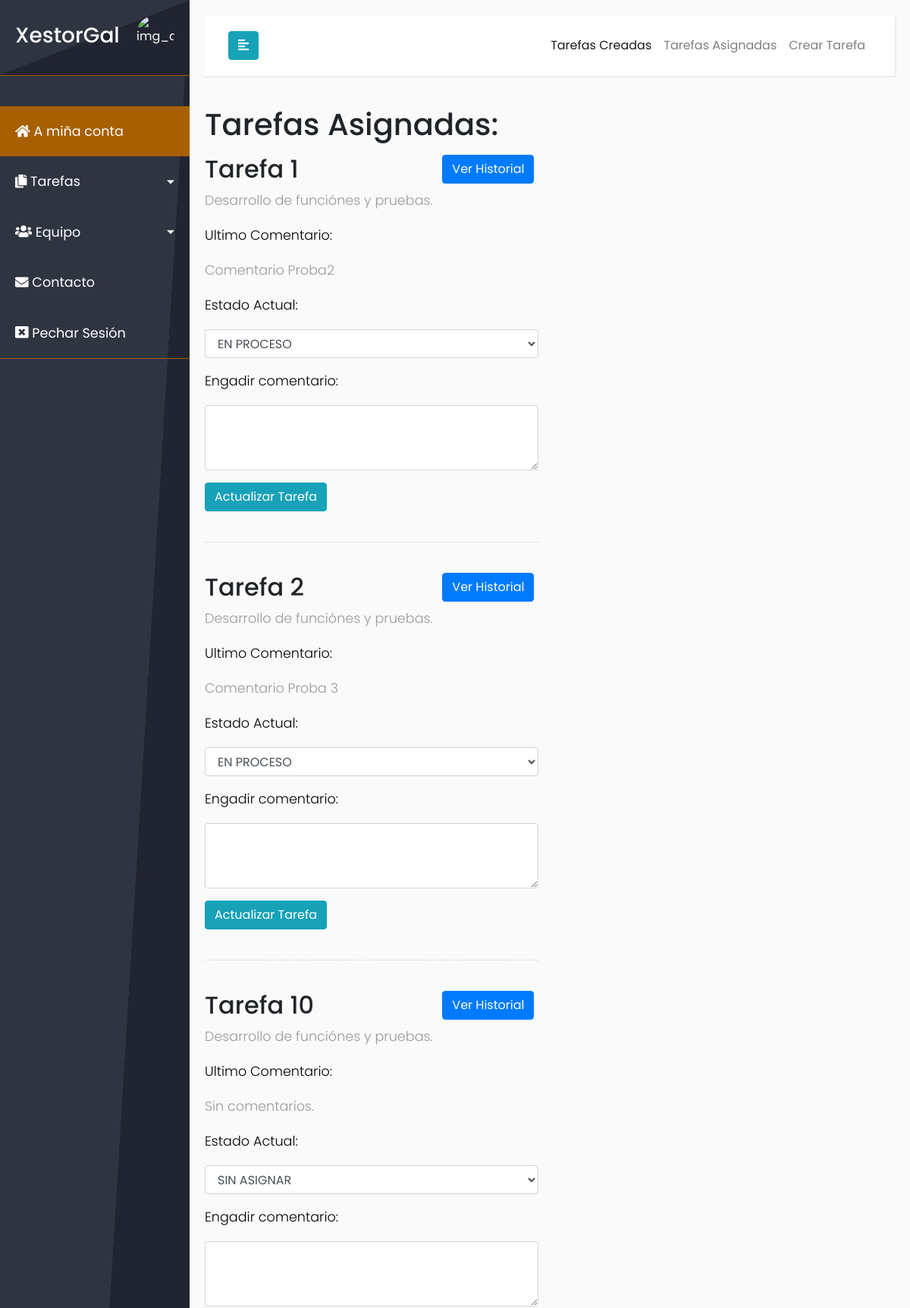
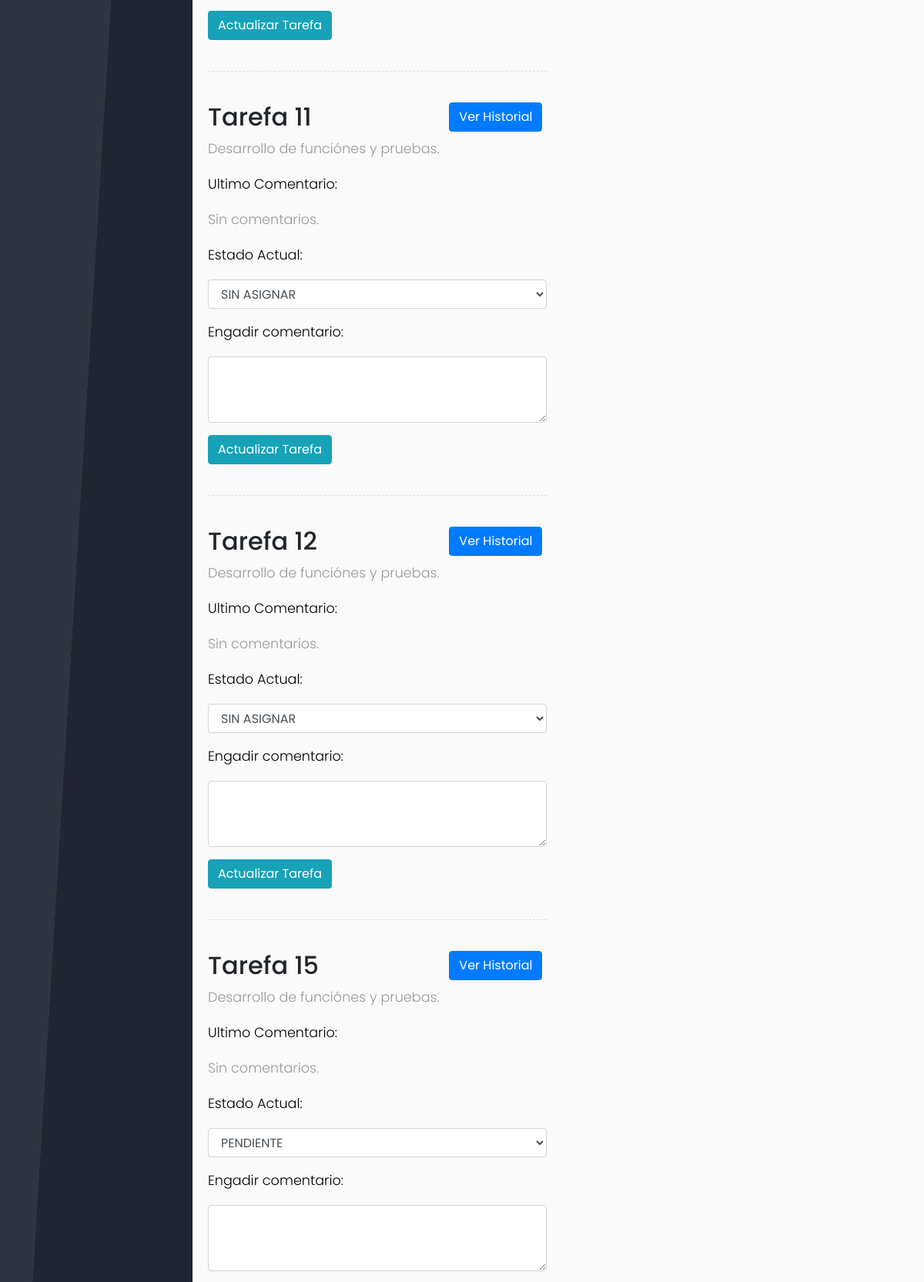
Page /php/tarefasAsignadas.php (signed in, upper part) on the committed database (2 pictures, top to bottom).
### tables this page shows
CREATE TABLE `tarefas` (
`ID` int(11) NOT NULL AUTO_INCREMENT,
`TITULO` varchar(255) NOT NULL,
`DESCRIPCION` varchar(1000) NOT NULL,
`COMENTARIO` varchar(1000) NULL DEFAULT NULL,
`ESTADO` varchar(20) NOT NULL,
`USUARIO_ULTIMO_ESTADO` varchar(20) NULL DEFAULT NULL,
`USUARIO_CREADOR` int(3) NOT NULL,
`FECHA_CREACION` datetime NOT NULL ON UPDATE CURRENT_TIMESTAMP,
`FECHA_ULTIMA_MODIFICACION` datetime NULL DEFAULT NULL ON UPDATE CURRENT_TIMESTAMP,
`FECHA_FINALIZACION` datetime NULL DEFAULT NULL,
`FECHA_ENTREGA` datetime NULL DEFAULT NULL,
PRIMARY KEY (`ID`) ,
INDEX `FK_USUARIO_CREADOR` (`USUARIO_CREADOR` ASC) USING BTREE,
INDEX `FK_USUARIO_ULTIMO_ESTADO` (`USUARIO_ULTIMO_ESTADO` ASC) USING BTREE,
INDEX `FK_ESTADO` (`ESTADO` ASC) USING BTREE
);

### php/funcions.php (the view, shortened to what this page needs)
<?php
function conexion()
{
    try {
        $basededatos = 'XestorGal';
        $conexionBD = 'mysql:host=localhost;dbname='.$basededatos;
        $usuarioBD = 'root';
        $contrasenaBD = '';
        return new PDO($conexionBD, $usuarioBD, $contrasenaBD, array(PDO::MYSQL_ATTR_INIT_COMMAND => 'SET NAMES  \'UTF8\''));
    } catch (PDOException $e) {
        echo 'Error conectando coa base de datos: '.$e->getMessage();
    }
}
function obtenTarefasUsuarioAutorizado($usuario)
{
    try {
        $conexion = conexion();
        $consulta = "SELECT ID FROM usuarios where LOGIN like '$usuario'";
        $resultado = $conexion->query($consulta);
        $idUsuario = $resultado->fetch()[0];
        $consulta = "SELECT ID_TAREFA FROM usuarios_tarefa WHERE ID_USUARIO like '$idUsuario'";
        $resultado = $conexion->query($consulta);
        if ($resultado->rowCount() == 0) {
            echo 'Non se atoparon tarefas.';
        } else {
            $datos = $resultado->fetchAll(PDO::FETCH_ASSOC);
            foreach ($datos as $fila) {
                $idTarefa = $fila['ID_TAREFA'];
                $consulta = "SELECT * FROM tarefas WHERE ID like '".$idTarefa."' and ESTADO not like '%FINALIZADA%'";
                $resultado2 = $conexion->query($consulta);
                $datos2 = $resultado2->fetchAll(PDO::FETCH_ASSOC);
                $consulta = "SELECT comentario FROM COMENTARIOS_TAREFA WHERE ID_TAREFA like '".$idTarefa."' ORDER BY `fecha` DESC";
                $resultado3 = $conexion->query($consulta);
                if ($resultado3->rowCount() > 0) {
                    $comentario = $resultado3->fetch()[0];
                } else {
                    $comentario = 'Sin comentarios.';
                }
                foreach ($datos2 as $fila2) {
                    $estadoTarefa = $fila2['ESTADO'];
                    echo "<div class='row'>";
                    echo "<div class='col-lg-4'>";
                    echo '<h2>'.$fila2['TITULO'].'</h2>';
                    echo '</div>';
                    echo "<div class='col-lg-4'>";
                    echo "<button class='btn btn-primary verHistorial' data-toggle='modal' data-target='#myModal' value='$idTarefa'>Ver Historial</button>";
                    echo '</div>';
                    echo '</div>';
                    echo "<div class='row'>";
                    echo "<div class='col-lg-6'>";
                    echo '<p>'.$fila2['DESCRIPCION'].'</p>';
                    echo '</div></div>';
                    echo "<div class='row'>";
                    echo "<div class='col-lg-6'>";
                    echo '<p class="etiqueta">Ultimo Comentario:</p>';
                    echo '</div></div>';
                    echo "<div class='row'>";
                    echo "<div class='col-lg-6'>";
                    if ($comentario == null || $comentario == '') {
                        echo '<p>Sin comentario</p>';
                    } else {
                        echo '<p>'.$comentario.'</p>';
                    }
                    echo '</div></div>';
                    echo "<form action='rexistraComentario.php' method='post'>";
                    echo "<div class='row'>";
                    echo "<div class='col-lg-6'>";
                    echo '<p class="etiqueta">Estado Actual:</p>';
                    echo "<select name='estado' class='form-control'>";
                    $consulta = 'SELECT * FROM ESTADOS_TAREFA';
                    $resultado = $conexion->query($consulta);
                    if ($resultado->rowCount() == 0) {
                        echo 'Non se atoparon estados.';
                    } else {
                        $estados = $resultado->fetchAll(PDO::FETCH_ASSOC);
                        foreach ($estados as $est) {
                            $estado = $est['ESTADO'];
                            if ($estadoTarefa == $estado) {
                                echo "<option selected>$estado</option>";
                            } else {
                                echo "<option >$estado</option>";
                            }
                        }
                    }
                    echo '</select>';
                    echo '</div></div>';
                    echo "<div class='row'>";
                    echo "<div class='col-lg-6'>";
                    echo '<p class="etiqueta">Engadir comentario:</p>';
                    echo '</div></div>';
                    echo "<div class='row'>";
                    echo "<div class='col-lg-6'>";
                    echo "<textarea name='comentario' class='form-control textAreaComentario' rows='3'></textarea>";
                    echo '</div></div>';
                    echo "<div class='row'>";
                    echo "<div class='col-lg-6'>";
                    echo "<button type='submit' class='btn btn-info'>";
                    echo 'Actualizar Tarefa';
                    echo '</button>';
                    echo '</div></div>';
                    echo '</form>';
                    echo "<div class='row'>";
                    echo "<div class='col-lg-6'>";
                    echo "<div class='line'></div>";
                    echo '</div></div>';
                }
            }
        }
    } catch (PDOException $e) {
        echo 'Error conectando coa base de datos: '.$e->getMessage();
    }
}

### php/tarefasAsignadas.php (shortened to what this page needs)
<?php
include 'funcions.php';
?>
<!DOCTYPE html>
<html lang="es">
    <head>
        <link rel="stylesheet" href="https://stackpath.bootstrapcdn.com/bootstrap/4.1.0/css/bootstrap.min.css">
        <link rel="stylesheet" type="text/css" href="../css/xestor.css">
        <link type="text/css" rel="stylesheet" href="../css/style4.css" >
    </head>
    <body>
        <?php
        include 'navBar.php';
        ?>
        <h1>Tarefas Asignadas:</h1>
        <?php
        $login = $_SESSION['login'];
        obtenTarefasUsuarioAutorizado($login);
        ?>
    </div>
</div>
</body>
</html>

### php/navBar.php (shortened to what this page needs)
<div class="wrapper">
    <nav id="sidebar">
        <div class="sidebar-header">
            <a class='home' href='tarefasAsignadas.php'>
                <h3 id='cabecera_navBar'>XestorGal</h3>
                <?php
                $ruta = '../imgUsuarios/'.$_SESSION['login'];
                $loginImg = 'img_'.$_SESSION['login'];
                echo "<img id='imgUsuario' src='$ruta' alt='$loginImg' width='200' />";
                ?>
            </a>
        </div>
        <ul class="list-unstyled components">
            <li class="active">
                <a href="conta.php">
                    <i class="fas fa-home"></i> A miña conta
                </a>
            </li>
            <li>
                <a href="#pageSubmenu" data-toggle="collapse" aria-expanded="false" class="dropdown-toggle">
                    <i class="fas fa-copy"></i> Tarefas
                </a>
                <a href="#pageSubmenu2" data-toggle="collapse" aria-expanded="false" class="dropdown-toggle">
                    <i class="fas fa-users"></i> Equipo
                </a>
            </li>
            <li>
                <a href="../php/paxinaContacto.php">
                    <i class="fas fa-envelope"></i> Contacto
                </a>
            </li>
            <li>
                <a href="../php/pecharSesion.php">
                    <i class="fas fa-window-close"></i> Pechar Sesión
                </a>
            </li>
        </ul>
    </nav>
    <div id="content">
        <nav class="navbar navbar-expand-lg navbar-light nav-color">
            <div class="container-fluid">
                <button type="button" id="sidebarCollapse" class="btn btn-info">
                    <i class="fas fa-align-left"></i>
                </button>
                <div class="collapse navbar-collapse" id="navbarSupportedContent">
                    <ul class="nav navbar-nav ml-auto">
                        <li class="nav-item active">
                            <a class="nav-link" href="tarefasCreadas.php">Tarefas Creadas</a>
                        </li>
                        <li class="nav-item">
                            <a class="nav-link" href="tarefasAsignadas.php">Tarefas Asignadas</a>
                        </li>
                        <li class="nav-item">
                            <a class="nav-link" href="formularioCrearTarefa.php">Crear Tarefa</a>
                        </li>
                    </ul>
                </div>
            </div>
        </nav>

### css/xestor.css (style rules this page uses)
#cabecera_navBar { padding-top: 10px; float: left; }
#imgUsuario { float: right; width: 50px; height: 50px; border-radius: 25px; }
.sidebar-header { padding-bottom: 60px !important; }
.etiqueta { color: black !important; size: 10px; }

### css/style4.css (style rules this page uses)
body { font-family: 'Poppins', sans-serif; background: #fafafa; }
p { font-family: 'Poppins', sans-serif; font-size: 1.1em; font-weight: 300; line-height: 1.7em; color: #999; }
a, a:hover, a:focus { color: inherit; text-decoration: none; transition: all 0.3s; }
.navbar { background: #fff; border: none; border-radius: 0; min-height: 80px; margin-bottom: 40px; box-shadow: 1px 1px 3px rgba(0, 0, 0, 0.1); }
.line { width: 100%; height: 1px; border-bottom: 1px dashed #ddd; margin: 40px 0; }
.wrapper { display: flex; align-items: stretch; }
#sidebar { min-width: 250px; max-width: 250px; background: linear-gradient(to right bottom, #2f3441 50%, #212531 50%); color: #fff; transition: all 0.3s; }
#sidebar ul li a { text-align: left; }
#sidebar .sidebar-header { padding: 20px; min-height: 100px; background: linear-gradient(to right bottom, #2f3441 50%, #212531 50%); border-bottom: 1px solid #a75f00; }
#sidebar ul.components { padding-top: 40px; border-bottom: 1px solid #a75f00; }
#sidebar ul li a { padding: 20px; font-size: 1.1em; display: block; }
#sidebar ul li.active>a, a[aria-expanded="true"] { color: #fff; background: #a75f00; }
a[data-toggle="collapse"] { position: relative; }
.dropdown-toggle::after { display: block; position: absolute; top: 50%; right: 20px; transform: translateY(-50%); }
#content { width: 100%; padding: 20px; min-height: 100vh; transition: all 0.3s; }

### rows in the picture
tarefas: TITULO "Tarefa 1", $idTarefa 1 (drawn), DESCRIPCION "Desarrollo de funciónes y pruebas.", comentario "Comentario Proba2"
tarefas: TITULO "Tarefa 2", $idTarefa 2 (drawn), DESCRIPCION "Desarrollo de funciónes y pruebas.", comentario "Comentario Proba 3"
tarefas: TITULO "Tarefa 10", $idTarefa 10 (drawn), DESCRIPCION "Desarrollo de funciónes y pruebas.", comentario "Sin comentarios."
tarefas: TITULO "Tarefa 11", $idTarefa 11 (drawn), DESCRIPCION "Desarrollo de funciónes y pruebas.", comentario "Sin comentarios."
tarefas: TITULO "Tarefa 12", $idTarefa 12 (drawn), DESCRIPCION "Desarrollo de funciónes y pruebas.", comentario "Sin comentarios."
tarefas: TITULO "Tarefa 15", $idTarefa 15 (drawn), DESCRIPCION "Desarrollo de funciónes y pruebas.", comentario "Sin comentarios."

### other values in the picture
form field estado "EN PROCESO"
form field estado "SIN ASIGNAR"
form field estado "PENDIENTE"
